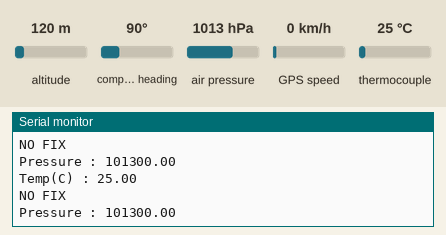
A sketch run on a simulated Arduino Mega 2560, built with avr-gcc and run on an emulated ATmega2560. Shown: the last lines printed to the serial monitor. The test bench sets the inputs (shaded band); at power-on: altitude 120 m, thermocouple 25 °C, air pressure 1013 hPa, compass heading 90°, GPS speed 0 km/h. The GPS gets a fix after 3 s at 37.7749, -122.4194 with 8 satellites.

Above: at 2.2 s.
2.3 s: altitude set to 20 m
At 3.8 s:
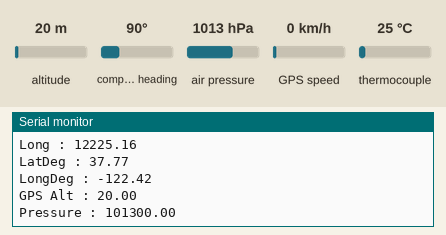
4.5 s: thermocouple set to 6 °C
6.0 s: air pressure set to 952 hPa
At 6.9 s:
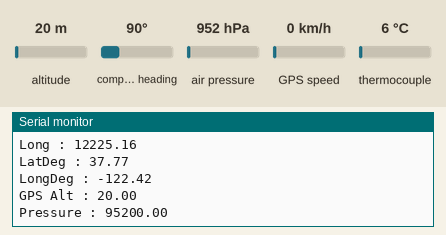
7.5 s: thermocouple set to 75 °C
9.0 s: altitude set to 250 m
At 9.9 s:
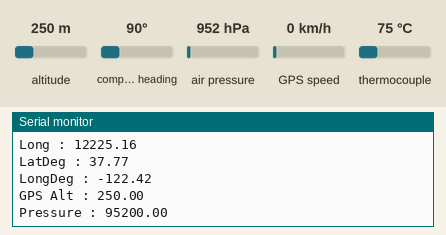
Timing chart, 0 to 11.5 s (numbered marks = the images above; inputs shaded):
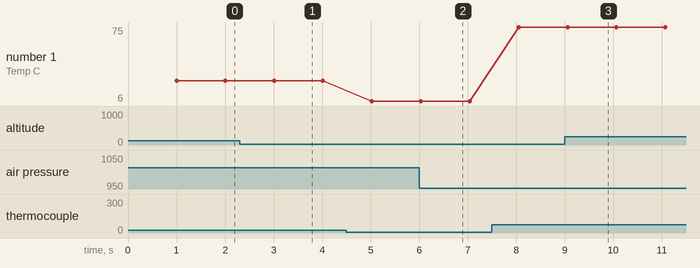

The sketch:

RTT_trans.ino
```cpp
// Real Time Telemetry data transmitter
#include <SoftwareSerial.h>

#define SERIALBAUD  115200
#define IGNORE_BMP_ALT true

// Structures
// GPS data
typedef struct GPS_t {
  int hour;
  int minute;
  int seconds;
  int day;
  int month;
  int year;

  double lat;
  double lon;
  double latDeg;
  double lonDeg;
  double alt;
  int check;
  int err;
} GPS_t;

// Pressure + Altimeter data
typedef struct BMP_t {
  double altitude;
  double pressure;
} BMP_t;

//
typedef struct data_t {
  double temperature;
} data_t;


void setup()
{
  int err;

  Serial.begin(SERIALBAUD);
  Serial.println("Starting");
  gps_init();
  err = BMP_init();
  if (err) {
    Serial.println("BMP Error");
    while(1);
  }

}

void loop()
{
  int err;
  GPS_t gps;
  BMP_t bmp;
  data_t data;

  // Get Temperature data
  err = getTempC(&data.temperature);
  if (err) {
    Serial.println("TEMP GET ERROR");
  } else {
    Serial.print("Temp(C) : ");
    Serial.println(data.temperature);
  }
  // Get GPS data
  gps.err = getGPS(&gps);
  if (!gps.err) {
    Serial.print(gps.hour);
    Serial.print(":");
    Serial.print(gps.minute);
    Serial.print(":");
    Serial.println(gps.seconds);
    Serial.print(gps.month);
    Serial.print("-");
    Serial.print(gps.day);
    Serial.print("-");
    Serial.println(gps.year);

    Serial.print("Lat : ");
    Serial.println(gps.lat);
    Serial.print("Long : ");
    Serial.println(gps.lon);
    Serial.print("LatDeg : ");
    Serial.println(gps.latDeg);
    Serial.print("LongDeg : ");
    Serial.println(gps.lonDeg);
    if (gps.alt) {
      Serial.print("GPS Alt : ");
      Serial.println(gps.alt);
    }
  // -1 For no GPS message received
  } else if (gps.err == -1) {
    Serial.println("GPS ERROR");
  }
  // Get pressure
  err = getPressure(&bmp.pressure);
  if (!err) {
    Serial.print("Pressure : ");
    Serial.println(bmp.pressure);
  }
  if ((gps.err) && (!IGNORE_BMP_ALT)) {
    // Get Altitude
    err = getAltitude(&bmp.altitude);
    if (!err) {
      Serial.print("BMP Alt : ");
      Serial.println(bmp.altitude);
    } else {
      Serial.println("NO ALT");
    }
  }
  Serial.println();
  delay(1000);

}
```

BMP_rtt.ino
```cpp
#include <Wire.h>
#include <SPI.h>
#include <Adafruit_Sensor.h>
#include <Adafruit_BMP280.h>

#define SEALEVEL 1017.467

Adafruit_BMP280 bmp;

int BMP_init()
{
  if(!bmp.begin()) {
    return -1;
  } else {
    return 0;
  }
}

int getPressure(double *pressure)
{
  *pressure = bmp.readPressure();
  return 0;
}

int getAltitude(double *altitude)
{
  *altitude = bmp.readAltitude(SEALEVEL);
  return 0;
}
```

gps_rtt.ino
```cpp
#include <Adafruit_GPS.h>
#include <SoftwareSerial.h>

//SoftwareSerial mySerial(1, 0);
Adafruit_GPS GPS(&Serial1);

#define GPSECHO  false

boolean usingInterrupt = false;
void useInterrupt(boolean);


void gps_init()
{
	// 9600 NMEA is the default baud rate for Adafruit MTK GPS's- some use 4800
  GPS.begin(9600);


	// uncomment this line to turn on RMC (recommended minimum) and GGA (fix data) including altitude
  GPS.sendCommand(PMTK_SET_NMEA_OUTPUT_RMCGGA);

  // Set the update rate
	GPS.sendCommand(PMTK_SET_NMEA_UPDATE_1HZ);   // 1 Hz update rate
	//GPS.sendCommand(PMTK_API_SET_FIX_CTL_1HZ);
	// 5 Hz update rate- for 9600 baud you'll have to set the output to RMC or RMCGGA only (see above)
  //GPS.sendCommand(PMTK_SET_NMEA_UPDATE_5HZ);
  //GPS.sendCommand(PMTK_API_SET_FIX_CTL_5HZ);

  // Request updates on antenna status, comment out to keep quiet
  GPS.sendCommand(PGCMD_ANTENNA);

  useInterrupt(true);
  delay(1000);
}

// Interrupt is called once a millisecond, looks for any new GPS data, and stores it
SIGNAL(TIMER0_COMPA_vect) {
 	char c = GPS.read();
 	// if you want to debug, this is a good time to do it!
#ifdef UDR0
	if (GPSECHO)
		if (c) UDR0 = c;
    	// writing direct to UDR0 is much much faster than Serial.print
    	// but only one character can be written at a time.
#endif
}

void useInterrupt(boolean v) {
  	if (v) {
    	// Timer0 is already used for millis() - we'll just interrupt somewhere
    	// in the middle and call the "Compare A" function above
    	OCR0A = 0xAF;
    	TIMSK0 |= _BV(OCIE0A);
    	usingInterrupt = true;
  	} else {
    	// do not call the interrupt function COMPA anymore
    	TIMSK0 &= ~_BV(OCIE0A);
    	usingInterrupt = false;
  	}
}
uint32_t timer = millis();

int getGPS(GPS_t *c)
{
  // if a sentence is received, we can check the checksum, parse it...
  if (GPS.newNMEAreceived()) {
    if (!GPS.parse(GPS.lastNMEA())) {
      return -2;
    }
    // Time data
    c->hour = GPS.hour;
    c->minute = GPS.minute;
    c->seconds = GPS.seconds;
    c->day = GPS.day;
    c->month = GPS.month;
    c->year = GPS.year;

    // Check for gps fix
    if (!GPS.fix) {
  	  Serial.println("NO FIX");
      return -3;
    }

    // Location data
    c->lat = GPS.latitude;
    c->lon = GPS.longitude;
    c->latDeg = GPS.latitudeDegrees;
    c->lonDeg = GPS.longitudeDegrees;
    c->alt = GPS.altitude;

    return 0;
  } else {
    Serial.print("NO MESSAGE --");
    return -1;
  }
}
```

thermocouple.ino
```cpp
// MAX31855 Thermocouple sensor

#include <SPI.h>
#include "Adafruit_MAX31855.h"

// Feather pins
#define MAXDO 	14
#define MAXCS 	6
#define MAXCLK	15

#define READATTEMPTS	3

// initialize the Thermocouple
Adafruit_MAX31855 thermocouple(MAXCLK, MAXCS, MAXDO);


// Read temperature C
int getTempC(double *temp)
{
  int i;
  double c;

  i = 0;

  c = thermocouple.readCelsius();
  while(isnan(c)) {
    delay(500);
    c = thermocouple.readCelsius();

    i++;
    if (i == READATTEMPTS) {
      temp = NULL;
      return -1;
    }
  }
  *temp = c;
  return 0;
}

// Read temperature F
int getTempF(double *temp)
{
  int i;
  double c;

  i = 0;

  c = thermocouple.readFarenheit();
  while(isnan(c)) {
    delay(500);
    c = thermocouple.readFarenheit();

    i++;
    if (i == READATTEMPTS) {
      temp = NULL;
      return -1;
    }
  }
  *temp = c;
  return 0;
}
```

Measured:
- after the input at 2.3 s, the serial monitor: prints a new line after 0.72 s (image 1)
- after the input at 6.0 s, the serial monitor: prints a new line at once (image 2)
- after the input at 9.0 s, the serial monitor: prints a new line after 0.07 s (image 3)
- plotted number 1: 25 → 6 after the input at 4.5 s, 6 → 75 after the input at 7.5 s
